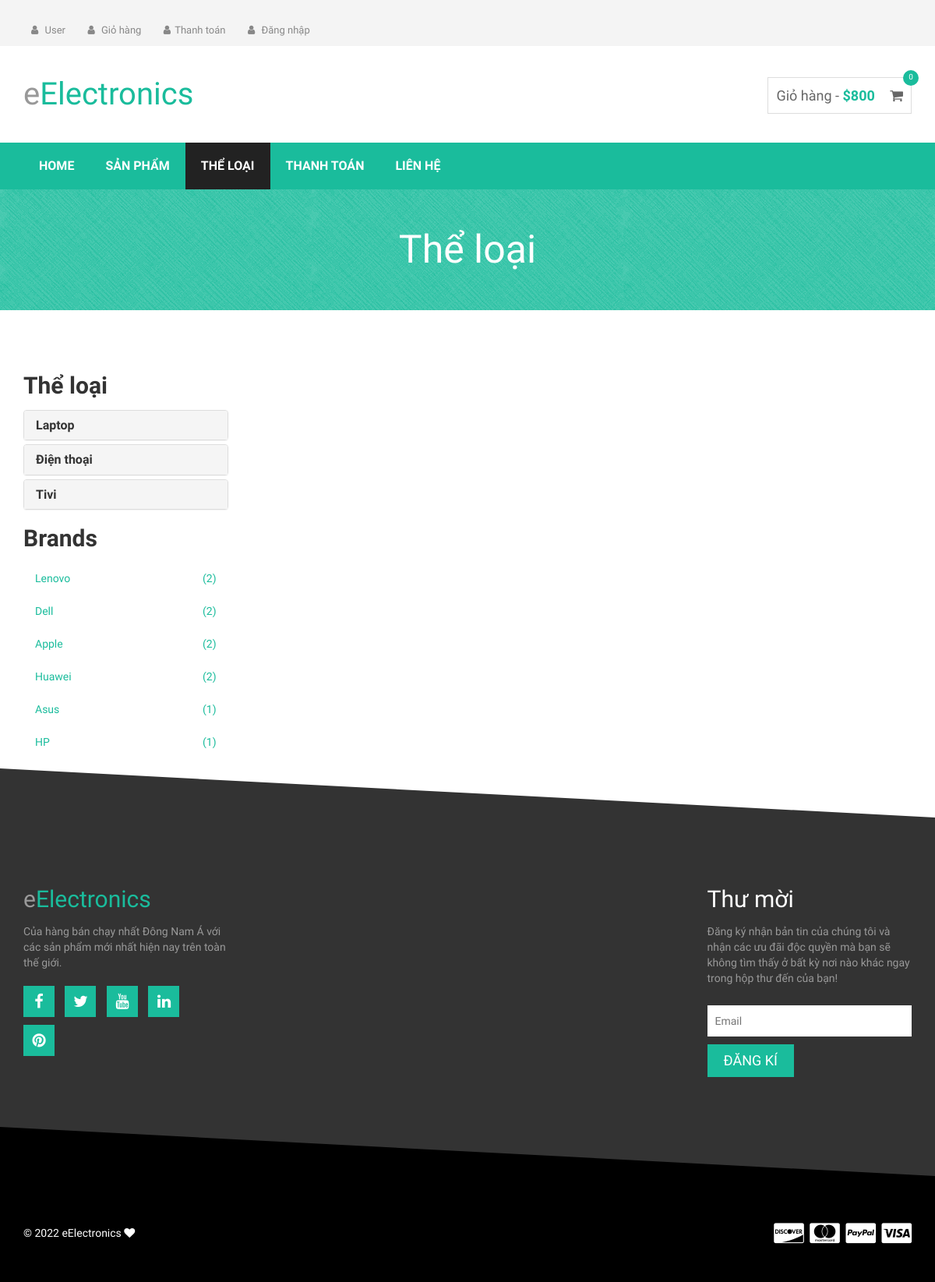
Before: /home/category/ with the older database file.
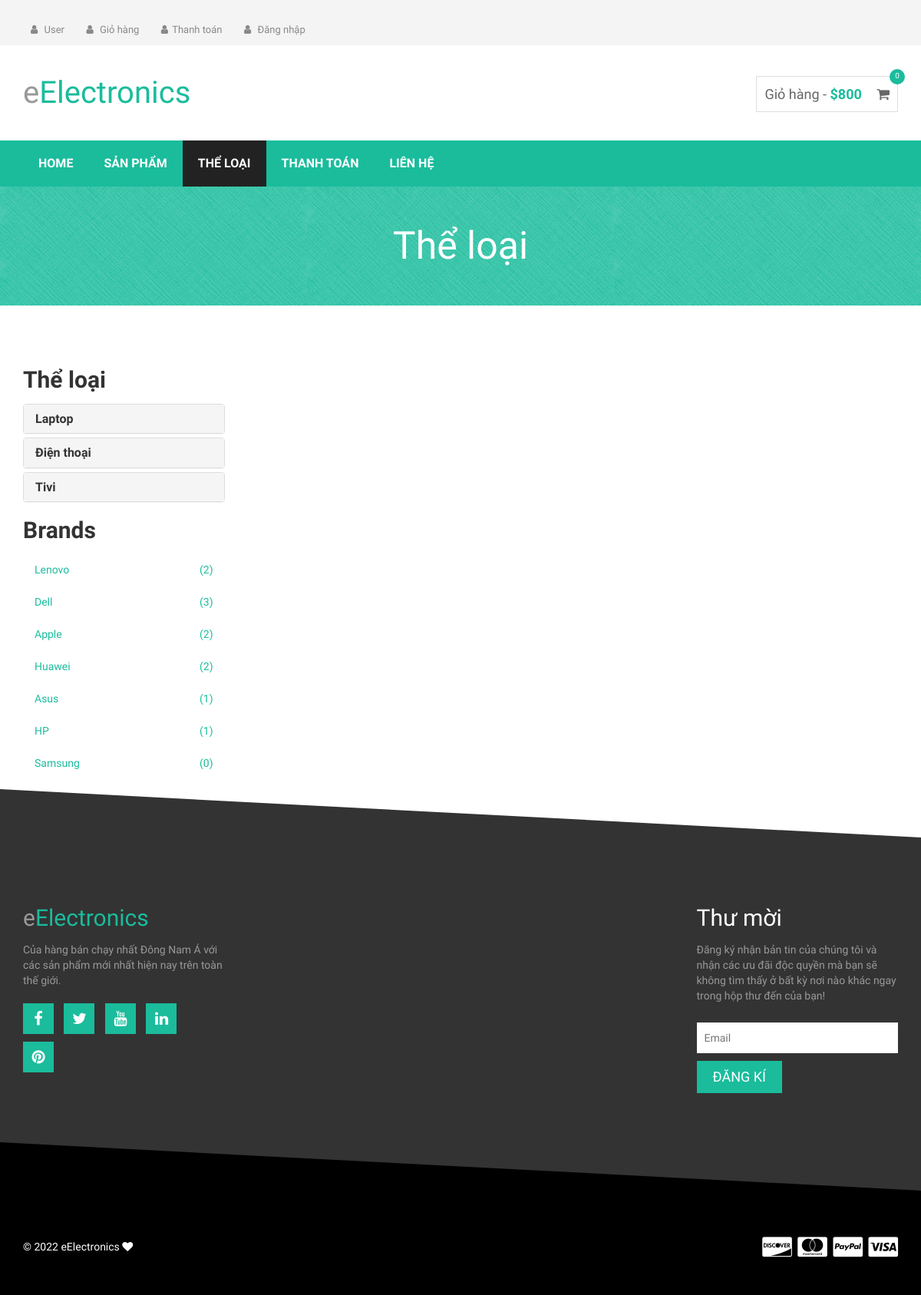
After: the same page with the newer database file.
### sanpham/models.py (models this page shows)
class Hang(models.Model):
    id_hang = models.IntegerField(primary_key=True,null=False)
    tenhang = models.CharField(max_length=100)
    hinhanh = models.CharField(max_length=1000,null=True)
    loaisanpham = models.ForeignKey(LoaiSanPham, on_delete=models.CASCADE,default=1)

### sanpham/views.py (the view)
# urls.py: path('category/', views.category, name='category'),
def category(request):
    list_category = LoaiSanPham.objects.all()
    list_branch = list(Hang.objects.all())
    dem = []
    for i in list_branch:
        sp = SanPham.objects.filter(hang=i).count()
        print(sp)
        obj = {
            'id_hang': i.id_hang,
            'tenhang': i.tenhang,
            'dem' : sp
        }
        dem.append(obj)
    print(dem)
    return render(request,'category.html',{'list_category':list_category,'list_branch':dem})

### templates/category.html (shortened to what this page needs)
{% extends 'base.html'%} {% load static %} {%block contentblock%}
<div class="mainmenu-area">
  <div class="container">
    <div class="row">
      <div class="navbar-collapse collapse">
        <ul class="nav navbar-nav">
          <li><a href="{% url 'sanpham:home' %}">Home</a></li>
          <li>
            <a href="{% url 'sanpham:shop_page' %}">Sản phẩm</a>
          </li>
          <li class="active">
            <a href="{% url 'sanpham:category' %}">Thể loại</a>
          </li>
          <li><a href="checkout.html">Thanh toán</a></li>
          <li><a href="#">Liên hệ</a></li>
        </ul>
      </div>
    </div>
  </div>
</div>
<div class="product-big-title-area">
  <div class="container">
    <div class="row">
      <div class="col-md-12">
        <div class="product-bit-title text-center">
          <h2>Thể loại</h2>
        </div>
      </div>
    </div>
  </div>
</div>
<div class="single-product-area">
  <div class="zigzag-bottom"></div>
  <div class="container">
    <div class="row">
      <div class="col-md-3">
        <div class="left-sidebar">
          <h2>Thể loại</h2>
          <div class="panel-group category-products" id="accordian">
            {% for item in list_category%}
            <div class="panel panel-default">
              <div class="panel-heading">
                <h4 class="panel-title">
                  <a
                    href="{% url 'sanpham:list_category_product' item.id_loaisanpham %}"
                  >
                    {{item.tenloaisanpham}}
                  </a>
                </h4>
              </div>
            </div>
            {% endfor%}
          </div>
          <div class="brands_products">
            <h2>Brands</h2>
            <div class="brands-name">
              <ul class="nav nav-pills nav-stacked">
                {% for i in list_branch%}
                <li>
                  <a href="{% url 'sanpham:list_branch_product' i.id_hang %}">
                    <span class="pull-right">({{i.dem}})</span>{{i.tenhang}}</a
                  >
                </li>
                {% endfor %}
              </ul>
            </div>
          </div>
        </div>
      </div>
      <div class="col-md-8">
      </div>
    </div>
  </div>
</div>
{% endblock %}

Changed rows visible on the page:
added Hang: tenhang "Samsung"
Other visible differences:
new list line: "( 3 )"
new list line: "Dell"
new list line: "( 0 )"
list line gone: "( 2 )"
list line gone: "Dell"
